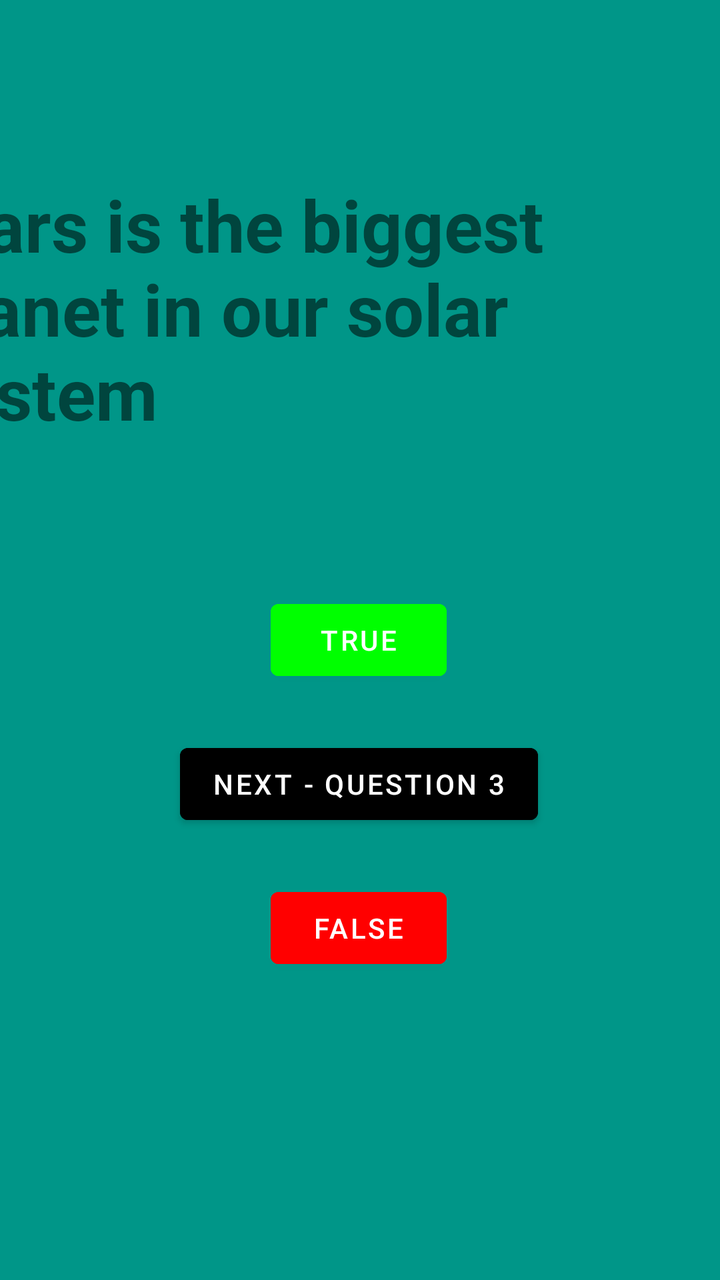
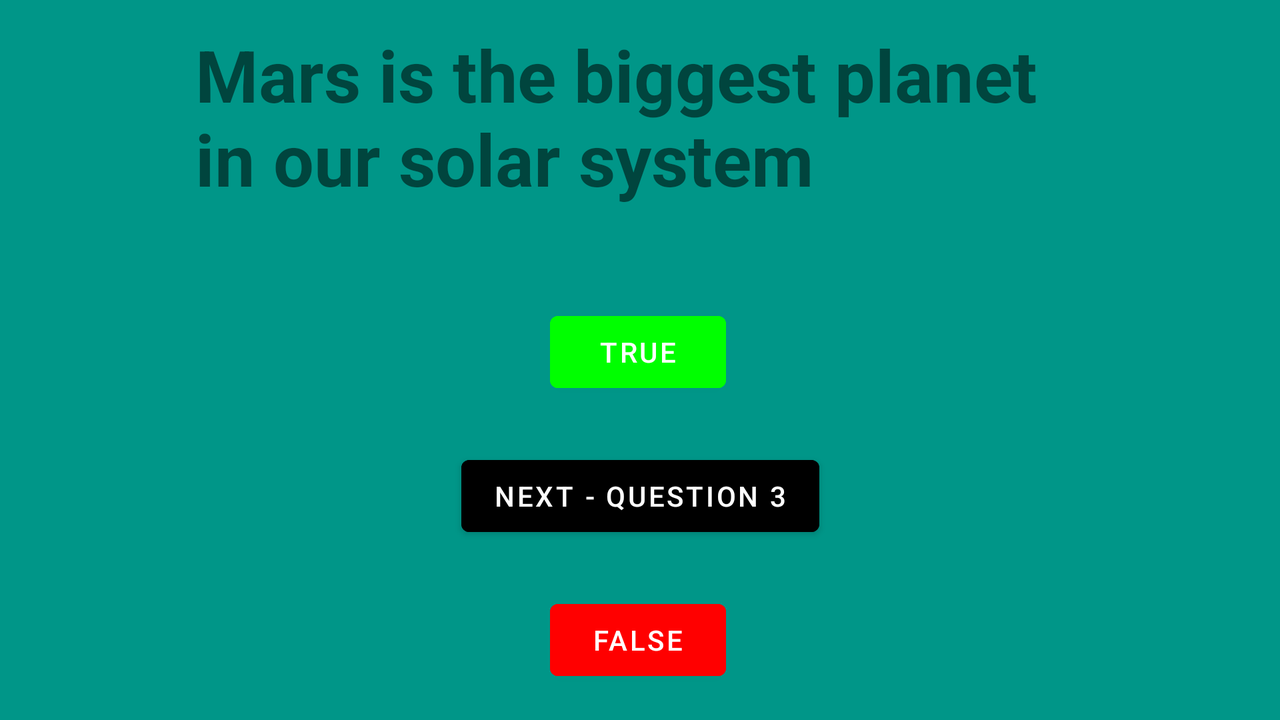

One screen, two layout resources from the same app: the default and the repository's alternative for another configuration. Each is rendered where Android would select it; the XML of both is given below.
<!-- AndroidManifest.xml: application theme Theme.Myquizapp_bk -->
<!-- res/layout/fragment_thirdfragment.xml -->
<?xml version="1.0" encoding="utf-8"?>
<androidx.constraintlayout.widget.ConstraintLayout xmlns:android="http://schemas.android.com/apk/res/android"
    xmlns:tools="http://schemas.android.com/tools"
    android:layout_width="match_parent"
    android:layout_height="match_parent"
    xmlns:app="http://schemas.android.com/apk/res-auto"
    tools:context=".SecondFragment"
    android:background="#009688">

    <TextView
        android:layout_width="399dp"
        android:layout_height="133dp"
        android:layout_marginTop="88dp"
        android:text="Mars is the biggest planet in our solar system"
        android:textSize="36dp"
        android:textStyle="bold"
        app:layout_constraintHorizontal_bias="1.0"
        app:layout_constraintLeft_toLeftOf="parent"
        app:layout_constraintRight_toRightOf="parent"
        app:layout_constraintTop_toTopOf="parent" />

    <Button
        android:id="@+id/third"
        android:layout_width="wrap_content"
        android:layout_height="wrap_content"
        android:layout_marginBottom="224dp"
        android:text="Next - Question 3"
        android:backgroundTint="@color/black"
        app:layout_constraintBottom_toBottomOf="parent"
        app:layout_constraintHorizontal_bias="0.498"
        app:layout_constraintLeft_toLeftOf="parent"
        app:layout_constraintRight_toRightOf="parent" />

    <Button
        android:id="@+id/buttontrue3"
        android:layout_width="wrap_content"
        android:layout_height="wrap_content"
        android:layout_marginBottom="24dp"
        android:text="True"

        android:backgroundTint="#00FF00"
        app:layout_constraintBottom_toTopOf="@+id/third"
        app:layout_constraintEnd_toEndOf="parent"
        app:layout_constraintHorizontal_bias="0.498"
        app:layout_constraintStart_toStartOf="parent" />

    <Button
        android:id="@+id/buttonfalse3"
        android:layout_width="wrap_content"
        android:layout_height="wrap_content"
        android:layout_marginTop="24dp"
        android:text="False"
        android:backgroundTint="#FF0000"
        app:layout_constraintEnd_toEndOf="parent"
        app:layout_constraintHorizontal_bias="0.498"
        app:layout_constraintStart_toStartOf="parent"
        app:layout_constraintTop_toBottomOf="@+id/third" />

</androidx.constraintlayout.widget.ConstraintLayout>
<!-- resources referenced by this layout -->
<resources>
  <style name="Theme.Myquizapp_bk" parent="Theme.MaterialComponents.DayNight.DarkActionBar">
          
          <item name="colorPrimary">@color/purple_500</item>
          <item name="colorPrimaryVariant">@color/purple_700</item>
          <item name="colorOnPrimary">@color/white</item>
          
          <item name="colorSecondary">@color/teal_200</item>
          <item name="colorSecondaryVariant">@color/teal_700</item>
          <item name="colorOnSecondary">@color/black</item>
          
          <item name="android:statusBarColor">?attr/colorPrimaryVariant</item>
          
      </style>
</resources>
<!-- res/layout-land/fragment_thirdfragment.xml (the repository's variant of the layout above) -->
<!-- drawn on the phone turned sideways -->
<?xml version="1.0" encoding="utf-8"?>
<androidx.constraintlayout.widget.ConstraintLayout xmlns:android="http://schemas.android.com/apk/res/android"
    xmlns:tools="http://schemas.android.com/tools"
    android:layout_width="match_parent"
    android:layout_height="match_parent"
    xmlns:app="http://schemas.android.com/apk/res-auto"
    tools:context=".SecondFragment"
    android:background="#009688">

    <TextView
        android:layout_width="445dp"
        android:layout_height="123dp"
        android:text="@string/mars_is_the_biggest_planet_in_our_solar_system"
        android:textSize="36dp"
        android:textStyle="bold"
        app:layout_constraintBottom_toBottomOf="parent"
        app:layout_constraintLeft_toLeftOf="parent"
        app:layout_constraintRight_toRightOf="parent"
        app:layout_constraintTop_toTopOf="parent"
        app:layout_constraintVertical_bias="0.055" />

    <Button
        android:id="@+id/third"
        android:layout_width="wrap_content"
        android:layout_height="wrap_content"
        android:layout_marginBottom="88dp"
        android:backgroundTint="@color/black"
        android:text="@string/next_question_3"
        app:layout_constraintBottom_toBottomOf="parent"
        app:layout_constraintLeft_toLeftOf="parent"
        app:layout_constraintRight_toRightOf="parent" />

    <Button
        android:id="@+id/buttontrue3"
        android:layout_width="wrap_content"
        android:layout_height="wrap_content"
        android:layout_marginBottom="24dp"
        android:text="@string/True_"

        android:backgroundTint="#00FF00"
        app:layout_constraintBottom_toTopOf="@+id/third"
        app:layout_constraintEnd_toEndOf="parent"
        app:layout_constraintHorizontal_bias="0.498"
        app:layout_constraintStart_toStartOf="parent" />

    <Button
        android:id="@+id/buttonfalse3"
        android:layout_width="wrap_content"
        android:layout_height="wrap_content"
        android:layout_marginTop="24dp"
        android:text="@string/False_"
        android:backgroundTint="#FF0000"
        app:layout_constraintEnd_toEndOf="parent"
        app:layout_constraintHorizontal_bias="0.498"
        app:layout_constraintStart_toStartOf="parent"
        app:layout_constraintTop_toBottomOf="@+id/third" />

</androidx.constraintlayout.widget.ConstraintLayout>
<!-- resources referenced by the variant -->
<!-- as the phone turned sideways resolves them -->
<resources>
  <string name="False_">False</string>
  <string name="True_">True</string>
  <string name="mars_is_the_biggest_planet_in_our_solar_system">Mars is the biggest planet in our solar system</string>
  <string name="next_question_3">Next - Question 3</string>
  <style name="Theme.Myquizapp_bk" parent="Theme.MaterialComponents.DayNight.DarkActionBar">
          
          <item name="colorPrimary">@color/purple_500</item>
          <item name="colorPrimaryVariant">@color/purple_700</item>
          <item name="colorOnPrimary">@color/white</item>
          
          <item name="colorSecondary">@color/teal_200</item>
          <item name="colorSecondaryVariant">@color/teal_700</item>
          <item name="colorOnSecondary">@color/black</item>
          
          <item name="android:statusBarColor">?attr/colorPrimaryVariant</item>
          
      </style>
</resources>
